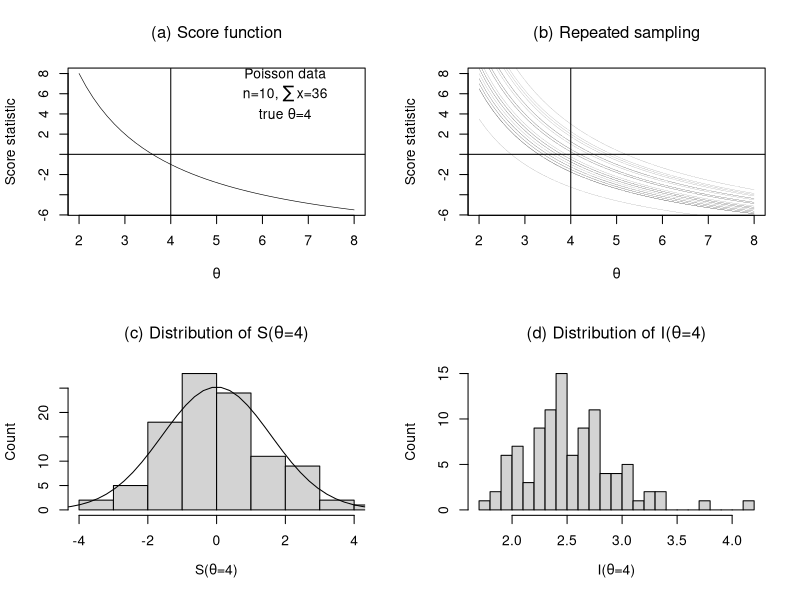

Recreate this plot in R.
# Figure 9.2: variations of score statistics:


set.seed(13)
n<- 10
  t0<- 4
  x<- rpois(n,t0)

theta<- seq(t0/2,t0*2,len=40)
stheta<- -n + sum(x)/theta

par(mfrow=c(2,2))
plot(theta,stheta,type='n',
    xlab=expression(theta),
    ylab='Score statistic')
  lines(theta,stheta,lwd=.6)
  title(expression('(a) Score function'))
  text(6.5,4.,expression(paste('true ',theta,'=4')))
  text(6.5,6.,expression(paste('n=10, ',sum(x),'=36')))
  text(6.5,8,expression('Poisson data'))
  abline(v=t0,h=0)


plot(theta,stheta,type='n',
   xlab=expression(theta),
   ylab='Score statistic',cex=.6)
for(i in 1:25){
  x<- rpois(n,t0)
  stheta<- -n + sum(x)/theta
  lines(theta,stheta,lwd=.1)
}
abline(v=t0,h=0)
title(expression('(b) Repeated sampling'))

x <- matrix(rpois(100*n,t0),ncol=n)
  sumx<- x %*% rep(1,n)
  sumx<- c(sumx)
  xbar <- sumx/n

s0<- -n + sumx/t0
s2<- n/xbar    #  Fisher information

hist(s0,xlab=expression(paste('S(',theta,'=4)')),
     ylab='Count', main='',nclass=10,
     xlim=c(-4,4))
 y<- seq(-5,5,len=40)
lines(y,100*dnorm(y,0,sqrt(10/t0)))
title(expression(paste('(c) Distribution of S(',theta,'=4)')))

hist(s2,nclass=20,
     xlab=expression(paste('I(',theta,'=4)')),
     ylab='Count', main='')
title(expression(paste('(d) Distribution of I(',theta,'=4)')))
cat('Mean of I(theta=4)=',mean(s2), '(theory=10/4=2.5)','\n')
